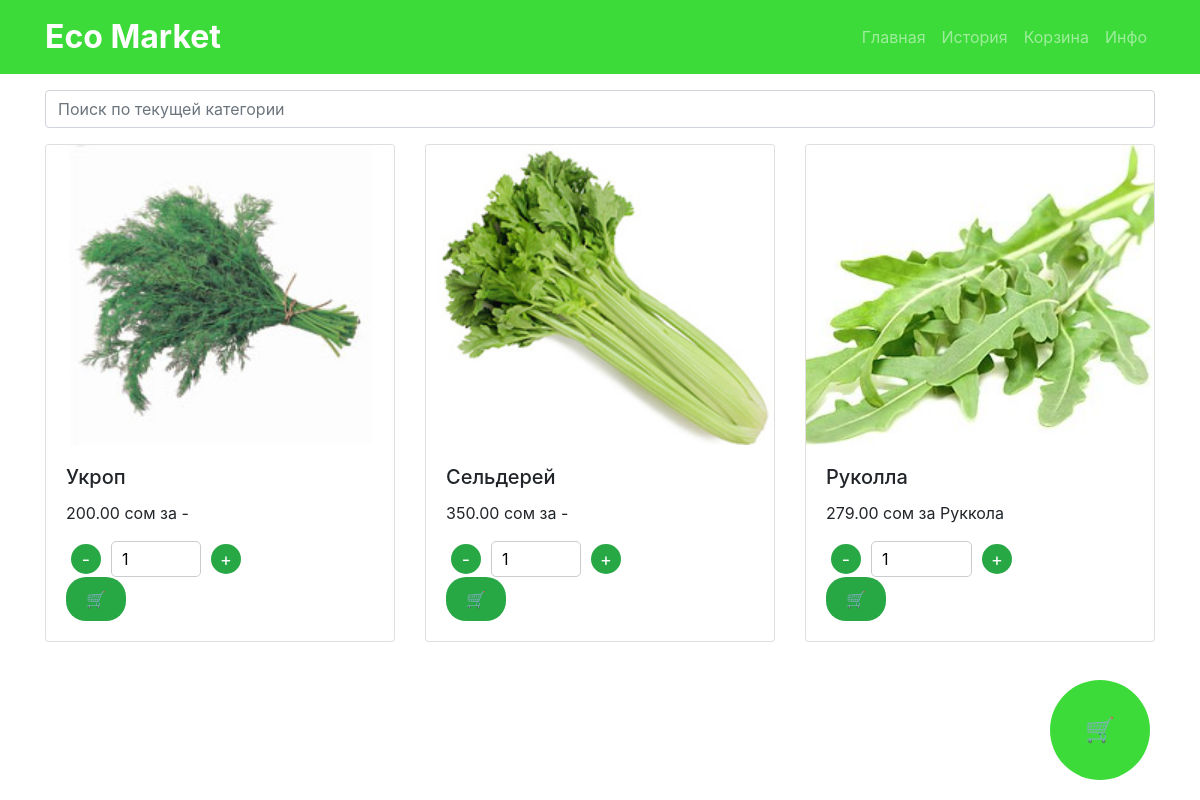
The app's page /category/1/, older data.
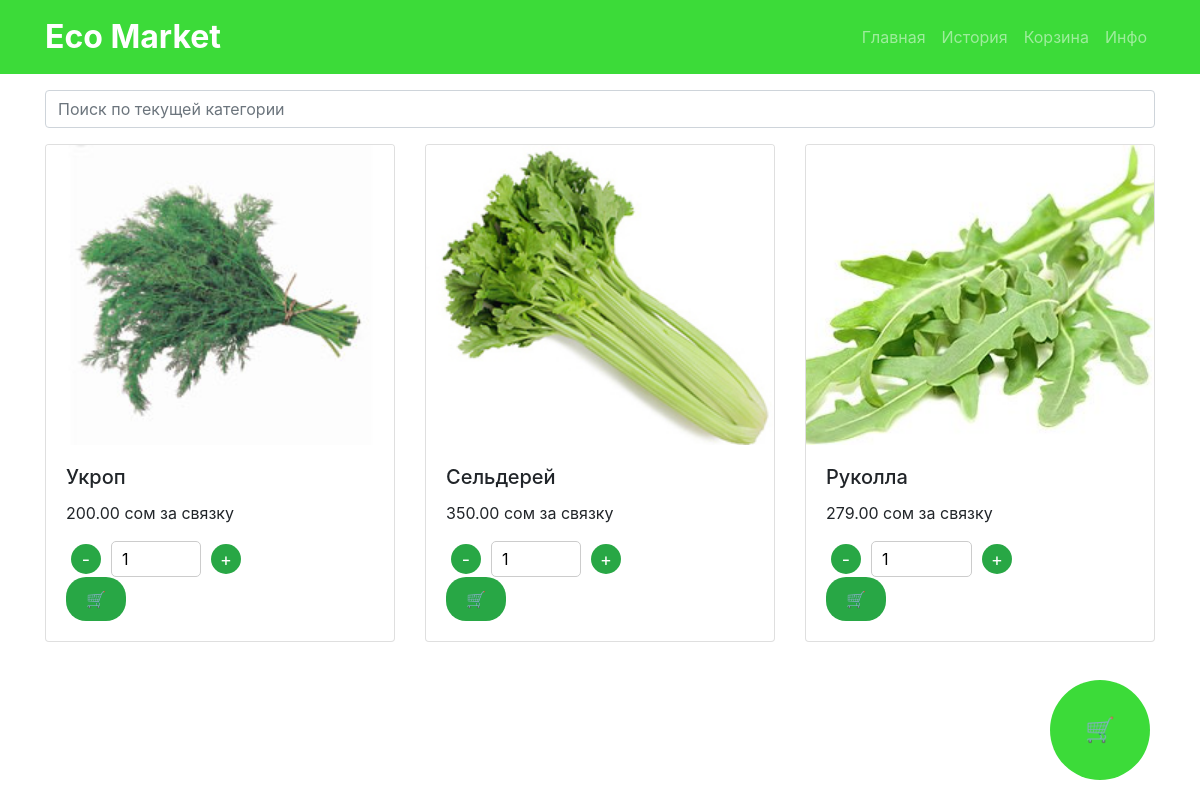
The same page, newer data.
### myapp/models.py (models this page shows, shortened)
class Product(models.Model):
    category = models.ForeignKey(Category, on_delete=models.CASCADE)
    name = models.CharField(max_length=100)
    description = models.TextField()
    price = models.DecimalField(max_digits=10, decimal_places=2)
    available = models.BooleanField(default=True)
    quantity_available = models.IntegerField()
    image = models.ImageField(upload_to='images/')

### myapp/views.py (the view)
# urls.py: path('category/<int:category_id>/', views.category_detail, name='category_detail'),
def category_detail(request, category_id):
    category = Category.objects.get(id=category_id)
    products = Product.objects.filter(category=category)
    return render(request, 'category_detail.html', {'category': category, 'products': products})

### templates/category_detail.html (shortened to what this page needs)
{% extends 'base.html' %}
{% block content %}
<div class="container mt-3">
    <div class="input-group mb-3">
        <input type="text" id="searchInput" class="form-control" placeholder="Поиск по текущей категории">
    </div>
    <div class="row" id="productList">
        {% for product in products %}
            <div class="col-lg-4 col-md-6 col-sm-12 mb-4" data-category="{{ product.category.name }}">
                <div class="card h-100">
                    <img src="{{ product.image.url }}" class="card-img-top img-fluid" alt="{{ product.name }}">
                    <div class="card-body">
                        <h5 class="card-title">{{ product.name }}</h5>
                        <p class="card-text">{{ product.price }} сом  за {{ product.description }}</p>
                        {% if product.quantity_available != 0 %}
                        <form method="post" action="{% url 'add_to_cart' product.id %}">
                            <div class="quantity-control">
                                <button type="button" class="quantity-btn decrease">-</button>
                                <input type="number" name="quantity" value="1" min="1" max="{{ product.quantity_available }}" class="quantity-display" required>
                                <button type="button" class="quantity-btn increase">+</button>
                            </div>
                            <button type="submit" class="add-to-cart-btn">🛒</button>
                        </form>
                        {% else %}
                            <p>Пока нет в наличии</p>
                        {% endif %}
                    </div>
                </div>
            </div>
        {% endfor %}
    </div>
</div>
<div class="cart-button">
    <a href="{% url 'view_cart' %}">
        <div class="cart-icon"></div>
    </a>
</div>
{% endblock %}

### templates/base.html (shortened to what this page needs)
<!DOCTYPE html>
<html>
<head>
    <link href="https://maxcdn.bootstrapcdn.com/bootstrap/4.5.2/css/bootstrap.min.css" rel="stylesheet">
</head>
<body>
    <header>
        <nav class="navbar navbar-expand-lg navbar-dark">
            <div class="container d-flex justify-content-between">
                <div class="logo-left">
                    <a class="navbar-brand" href="{% url 'category_list' %}">Eco Market</a>
                </div>
                <div class="categories-right">
                    <ul class="navbar-nav">
                        <li class="nav-item">
                            <a class="nav-link" href="{% url 'category_list' %}">Главная</a>
                        </li>
                        <li class="nav-item">
                            <a class="nav-link" href="{% url 'all_orders' %}">История</a>
                        </li>
                        <li class="nav-item">
                            <a class="nav-link" href="{% url 'view_cart' %}">Корзина</a>
                        </li>
                        <li class="nav-item">
                            <a class="nav-link" href="#">Инфо</a>
                        </li>
                    </ul>
                </div>
            </div>
        </nav>
    </header>
    <main>
        {% block content %}
        {% endblock %}
    </main>
</body>
</html>

### templates/base.html (style rules this page uses)
.navbar-brand { font-size: 2em; font-weight: bold; }
.navbar { background-color: #3cdb39; }
.navbar-nav .nav-link { color: white; }
.logo-left { justify-content: flex-start; }
.categories-right { justify-content: flex-end; }

### templates/category_detail.html (style rules this page uses)
.card-img-top { width: 400px; height: 300px; object-fit: cover; }
.add-to-cart-btn { background-color: #28a745; color: white; border: none; padding: 10px 20px; border-radius: 20px; cursor: pointer; transition: background-color 0.3s; }
.quantity-control { display: flex; align-items: center; }
.quantity-btn { background-color: #28a745; color: white; border: none; border-radius: 50%; width: 30px; height: 30px; font-size: 18px; cursor: pointer; transition: background-color 0.3s; margin: 0 5px; }
.quantity-display { border: 1px solid #ccc; padding: 5px 10px; border-radius: 5px; margin: 0 5px; }
.cart-button { position: fixed; bottom: 20px; right: 50px; z-index: 999; text-decoration: none; }
.cart-icon { width: 100px; height: 100px; background-color: #3cdb39; border-radius: 50%; display: flex; justify-content: center; align-items: center; font-size: 24px; color: white; animation: slide 2s infinite; text-decoration: none; }
.cart-icon::before { content: '\1F6D2'; text-decoration: none; }

Row changes from the older to the newer data that the page shows:
changed Product "Укроп": description "-" → "связку"
changed Product "Сельдерей": description "-" → "связку"
changed Product "Руколла": description "Руккола" → "связку"
